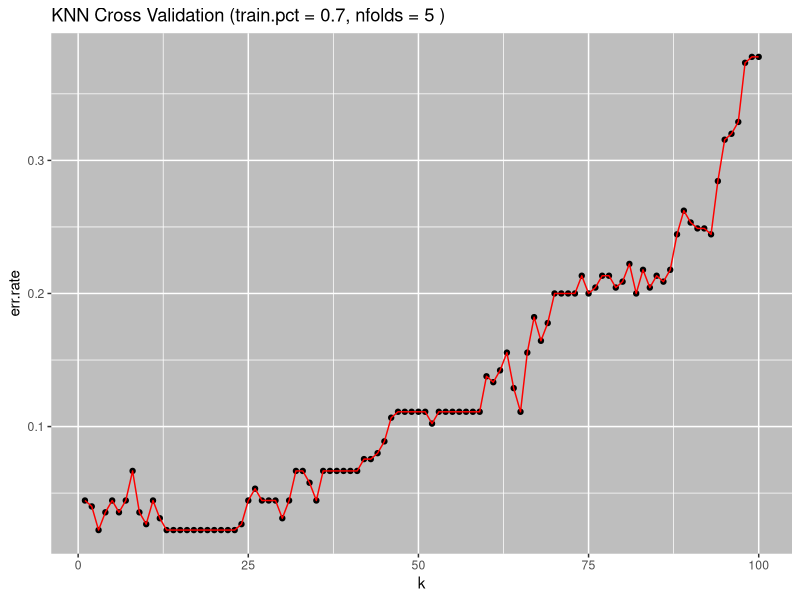
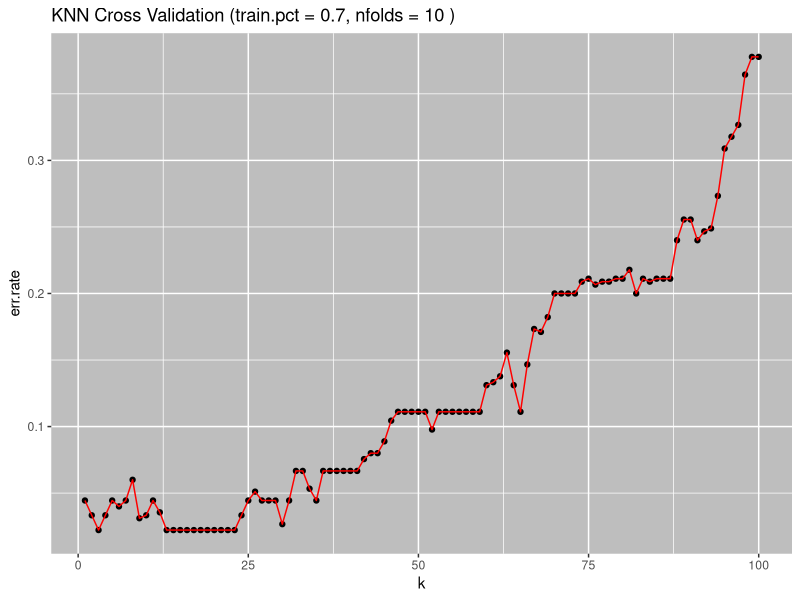
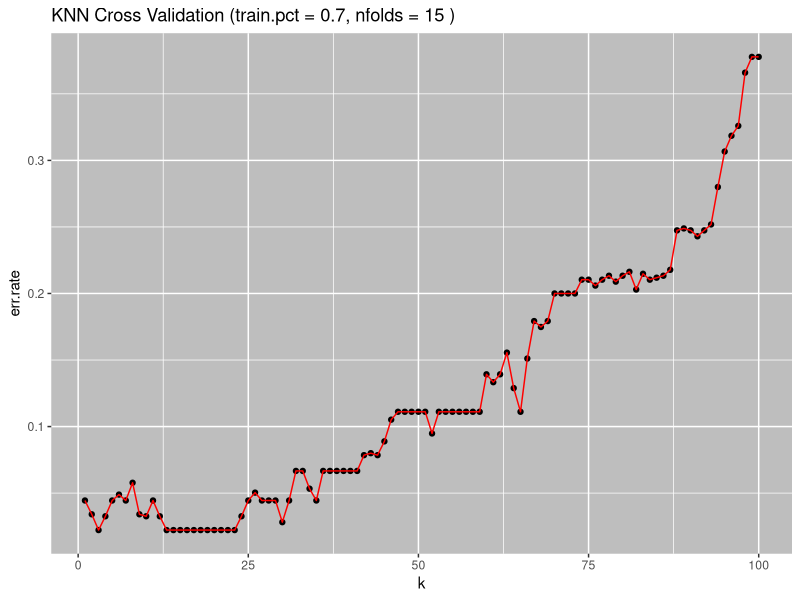
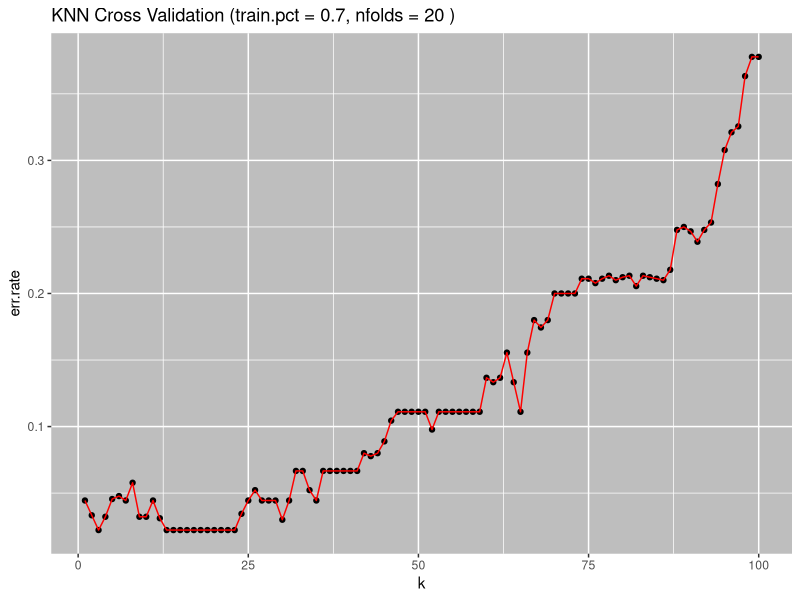

R code for these plots, in order:
## ------------------------------------------------------------------------------------------------
## knn cross-validation assignment
##
##   - implement cross-validation for kNN
##   - measure the training, test and cross-validation error as a function of k on the iris dataset
##
## -------------------------------------------------------------------------------------------------
# Load required libraries
library(class)
library(ggplot2)

knn.cvv <- function(data, kmax, trainpct, nfolds)
{	
	set.seed(1) # random seed for consistency

	train.pct <- trainpct    # percentage of data to use for training set
	N <- nrow(data)     # total number of records 

	train.index <- sample(1:N, train.pct * N)       # random sample of records (training set)

	train.data <- data[train.index, ]       # perform train/test split
	test.data <- data[-train.index, ]       # note use of neg index...different than Python!

	train.labels <- as.factor(as.matrix(labels)[train.index, ])     # extract training set labels
	test.labels <- as.factor(as.matrix(labels)[-train.index, ])     # extract test set labels

	max.k <- kmax 
	err.rates <- matrix(runif(0), max.k, nfolds) # initialize a matrix initially with dummy err values
	
	if(nfolds == 0)
	{
		nfolds <- 1 # at least runs once (default nfolds=1)
	}
	
	for (i in seq(nfolds)) # run knn test for (nfolds X k) times
	{
		for (k in 1:max.k)   # perform fit for various values of k
		{
		    knn.fit <- knn(train = train.data,          # training set
				    test = test.data,           # test set
				    cl = train.labels,          # true labels
				    k = k                       # number of NN to poll
			       )

		    this.err <- sum(test.labels != knn.fit) / length(test.labels)    # store gzn err
		    err.rates[k,i] <- this.err # store err in the pre-defined matrix
		}
	}
	
	# Cross Validation by taking rowMeans of err matrix
	results <- data.frame(1:max.k, rowMeans(err.rates))   # create results summary data frame
	names(results) <- c('k', 'err.rate')        # label columns of results df

	# create title for results plot
	title <- paste('KNN Cross Validation (train.pct = ', train.pct, ', nfolds = ', nfolds, ' )', sep='')

	# create results plot
	results.plot <- ggplot(results, aes(x=k, y=err.rate)) + geom_point(colour='black') + geom_line(colour='red')
	results.plot <- results.plot + ggtitle(title) + theme(panel.background = element_rect(fill = "grey"))

	# save the plots to png
	png('plots/knn_cvv_%03d.png', width=6, height=6, units='in', res=300)
	plot(results.plot, ask=FALSE)
	dev.off()

	# draw results plot
	#results.plot

}


########################################################
# test the knn cross-validation function implementation
########################################################

data <- iris                # create copy of iris dataframe
labels <- data$Species      # store labels
data$Species <- NULL        # remove labels from feature set

knn.cvv(data=data, kmax=100, trainpct=0.7, nfolds=5)
knn.cvv(data=data, kmax=100, trainpct=0.7, nfolds=10)
knn.cvv(data=data, kmax=100, trainpct=0.7, nfolds=15)
knn.cvv(data=data, kmax=100, trainpct=0.7, nfolds=20)

